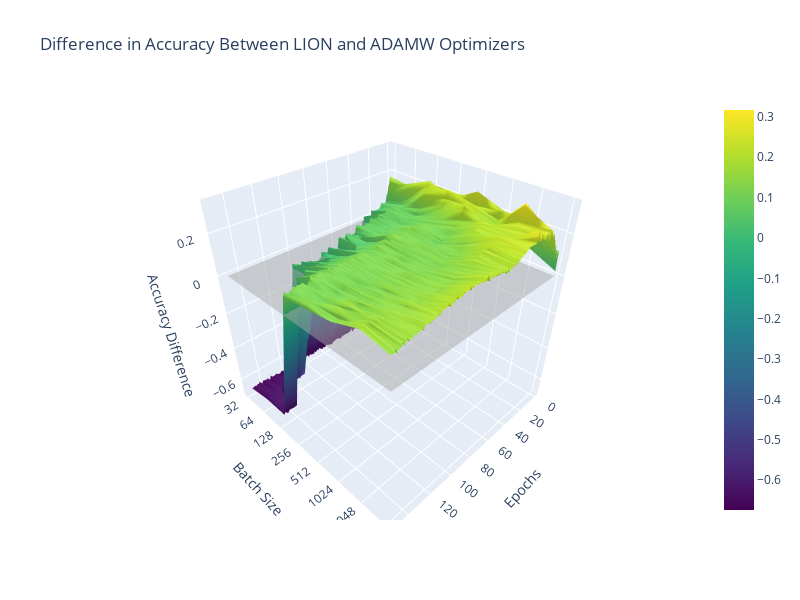

The cell this chart's notebook holds for it:
### Code cell
import json
import numpy as np
import plotly.graph_objs as go

# File names
file_names = [
    "adamW_batchSize_ablation_valid_accuracy.json",
    "lion_batchSize_ablation_valid_accuracy.json",
]

# Initialize lists to store data for both files
data_adamW = []
data_lion = []

# Load data from both files
for file_name in file_names:
    with open(f'{file_name}', 'r') as file:
        data = json.load(file)
        if "adamW" in file_name:
            data_adamW = [values for lr, values in data.items()]
        elif "lion" in file_name:
            data_lion = [values for lr, values in data.items()]
""
# Convert the accuracy data to 2D NumPy arrays
accuracy_data_adamW = np.array(data_adamW)
accuracy_data_lion = np.array(data_lion)

# Calculate the difference
accuracy_difference = accuracy_data_lion - accuracy_data_adamW


# Create a 2D grid for X and Y (epochs and Batch Sizes)
epochs = np.arange(1, len(accuracy_difference[0]) + 1)
learning_rates = np.array([str(lr) for lr in data.keys()])


# Create a trace for the 3D surface plot of the difference
trace_diff = go.Surface(x=epochs, y=learning_rates,
                        z=accuracy_difference, colorscale='Viridis')


# Create a trace for the light shape plane at z = 0
z_zero_plane = np.zeros(accuracy_difference.shape)
trace_zero_plane = go.Surface(
    x=epochs,
    y=learning_rates,
    z=z_zero_plane,
    colorscale='Greys',
    showscale=False,
    opacity=0.5
)


# Create a layout for the plot
layout_diff = go.Layout(
    scene=dict(
        xaxis=dict(title='Epochs'),
        yaxis=dict(title='Batch Size'),
        zaxis=dict(title='Accuracy Difference'),
    ),
    title='Difference in Accuracy Between LION and ADAMW Optimizers',
    width=800,  # Set the width of the plot
    height=600,  # Set the height of the plot
)

# Create a figure and add the traces with the layouts
fig_diff = go.Figure(data=[trace_diff, trace_zero_plane], layout=layout_diff)
fig_diff.show()

### Figure 1 — Plotly figure (JSON) as saved in the notebook; plotly's stock layout.template omitted (floating-point values rounded to 4 significant figures; data arrays with more than 128 entries replaced by an {"elided": "..."} marker saying what was removed)
{"data": [{"colorscale": [[0, "#440154"], [0.1111, "#482878"], [0.2222, "#3e4989"], [0.3333, "#31688e"], [0.4444, "#26828e"], [0.5556, "#1f9e89"], [0.6667, "#35b779"], [0.7778, "#6ece58"], [0.8889, "#b5de2b"], [1, "#fde725"]], "type": "surface", "x": {"elided": "150 int values"}, "y": ["32", "64", "128", "256", "512", "1024", "2048", "4096"], "z": {"elided": "8x150 float values"}}, {"colorscale": [[0, "rgb(255,255,255)"], [0.125, "rgb(240,240,240)"], [0.25, "rgb(217,217,217)"], [0.375, "rgb(189,189,189)"], [0.5, "rgb(150,150,150)"], [0.625, "rgb(115,115,115)"], [0.75, "rgb(82,82,82)"], [0.875, "rgb(37,37,37)"], [1, "rgb(0,0,0)"]], "opacity": 0.5, "showscale": false, "type": "surface", "x": {"elided": "150 int values"}, "y": ["32", "64", "128", "256", "512", "1024", "2048", "4096"], "z": {"elided": "8x150 int values"}}], "layout": {"height": 600, "scene": {"xaxis": {"title": {"text": "Epochs"}}, "yaxis": {"title": {"text": "Batch Size"}}, "zaxis": {"title": {"text": "Accuracy Difference"}}}, "title": {"text": "Difference in Accuracy Between LION and ADAMW Optimizers"}, "width": 800}}
